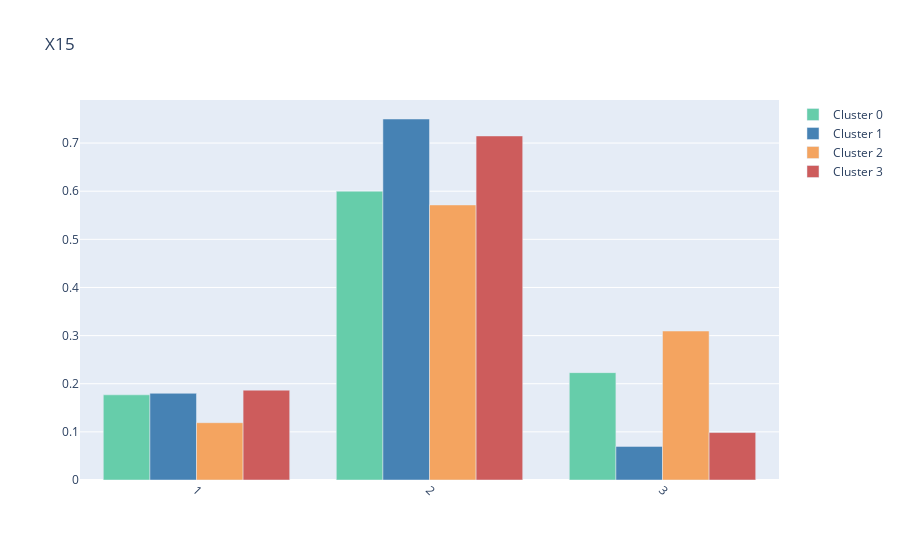

Notebook source saved alongside this figure:
### Code cell
plot('X15')

### Figure 1 — Plotly figure (JSON) as saved in the notebook; plotly's stock layout.template omitted (floating-point values rounded to 4 significant figures)
{"data": [{"marker": {"color": "mediumaquamarine"}, "name": "Cluster 0", "type": "bar", "x": [2, 3, 1], "y": [0.6, 0.2231, 0.1769]}, {"marker": {"color": "steelblue"}, "name": "Cluster 1", "type": "bar", "x": [2, 1, 3], "y": [0.75, 0.1801, 0.06985]}, {"marker": {"color": "sandybrown"}, "name": "Cluster 2", "type": "bar", "x": [2, 3, 1], "y": [0.5714, 0.3095, 0.119]}, {"marker": {"color": "indianred"}, "name": "Cluster 3", "type": "bar", "x": [2, 1, 3], "y": [0.7148, 0.1866, 0.09859]}], "layout": {"barmode": "group", "title": {"text": "X15"}, "xaxis": {"tickangle": 45}}}
